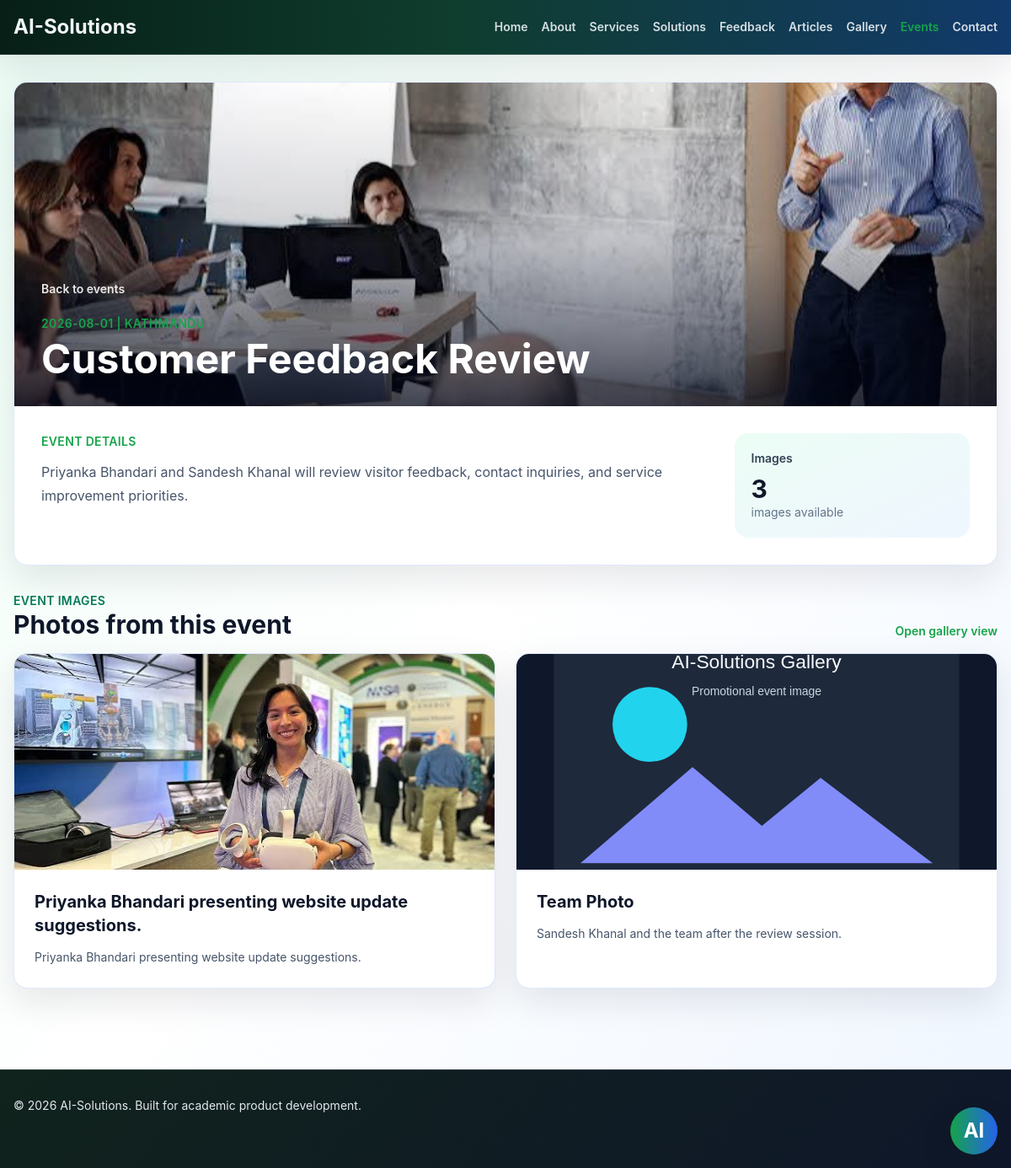
Screenshot of /events/2 with the database file from the repository.
### models/__init__.py (models this page shows)
class Event(db.Model):
    __tablename__ = "events"
    id = db.Column(db.Integer, primary_key=True)
    name = db.Column(db.String(180), nullable=False)
    location = db.Column(db.String(200), nullable=False)
    date = db.Column(db.String(80), nullable=False)
    details = db.Column(db.Text, nullable=True)
    image_filename = db.Column(db.String(200), nullable=True)
    created_at = db.Column(db.DateTime, default=lambda: datetime.now(UTC))
    gallery_items = db.relationship(
        "GalleryItem",
        back_populates="event",
        cascade="all, delete-orphan",
        order_by="GalleryItem.created_at.desc()",
    )

class GalleryItem(db.Model):
    __tablename__ = "gallery"
    id = db.Column(db.Integer, primary_key=True)
    title = db.Column(db.String(140), nullable=False)
    filename = db.Column(db.String(200), nullable=False)
    caption = db.Column(db.String(220), nullable=True)
    event_id = db.Column(db.Integer, db.ForeignKey("events.id"), nullable=True)
    created_at = db.Column(db.DateTime, default=lambda: datetime.now(UTC))
    event = db.relationship("Event", back_populates="gallery_items")

### routes/public.py (the view)
@public_bp.route("/events/<int:event_id>")
def event_detail(event_id):
    event = db.get_or_404(Event, event_id)
    gallery_items = GalleryItem.query.filter_by(event_id=event.id).order_by(GalleryItem.created_at.desc()).all()
    return render_template("event_detail.html", event=event, gallery_items=gallery_items)

### templates/event_detail.html (shortened to what this page needs)
{% extends 'base.html' %}
{% block content %}
<div class="space-y-8">
    <section class="overflow-hidden rounded-3xl border border-slate-200 bg-white shadow-card">
        {% if event.image_filename %}
            <div class="relative h-80 overflow-hidden bg-slate-100 md:h-96">
                <img src="{{ uploaded_file_url(event.image_filename) }}" alt="{{ event.name }}" class="gallery-image h-full w-full object-cover" />
                <div class="absolute inset-0 bg-gradient-to-t from-slate-950/75 via-slate-950/20 to-transparent"></div>
                <div class="absolute bottom-0 left-0 right-0 p-6 md:p-8">
                    <a href="{{ url_for('public.events') }}" class="text-sm font-semibold text-white/90">Back to events</a>
                    <p class="mt-5 text-sm font-semibold uppercase tracking-wide text-emerald-200">{{ event.date }} | {{ event.location }}</p>
                    <h1 class="mt-2 max-w-4xl text-4xl font-bold text-white md:text-5xl">{{ event.name }}</h1>
                </div>
            </div>
        {% endif %}
        <div class="grid gap-6 p-8 lg:grid-cols-[1fr_0.35fr]">
            <div>
                <p class="text-sm font-semibold uppercase tracking-wide text-indigo-600">Event Details</p>
                {% if event.details %}
                    <p class="mt-3 text-base leading-7 text-slate-600">{{ event.details }}</p>
                {% else %}
                    <p class="mt-3 text-base leading-7 text-slate-600">More details for this event will be added soon.</p>
                {% endif %}
            </div>
            <div class="rounded-3xl bg-gradient-to-br from-emerald-50 to-blue-50 p-5">
                <p class="text-sm font-semibold text-slate-700">Images</p>
                <p class="mt-2 text-3xl font-bold text-slate-900">{{ gallery_items|length + (1 if event.image_filename else 0) }}</p>
                <p class="text-sm text-slate-500">image{% if gallery_items|length + (1 if event.image_filename else 0) != 1 %}s{% endif %} available</p>
            </div>
        </div>
    </section>
    {% if gallery_items %}
        <section class="space-y-4">
            <div class="flex flex-col gap-2 sm:flex-row sm:items-end sm:justify-between">
                <div>
                    <p class="text-sm font-semibold uppercase tracking-wide text-emerald-700">Event Images</p>
                    <h2 class="text-3xl font-bold text-slate-900">Photos from this event</h2>
                </div>
                <a href="{{ url_for('public.event_gallery', event_id=event.id) }}" class="text-sm font-semibold text-indigo-600">Open gallery view</a>
            </div>
            <div class="grid gap-6 sm:grid-cols-2 xl:grid-cols-3">
                {% for item in gallery_items %}
                    <article class="group overflow-hidden rounded-3xl border border-slate-200 bg-white shadow-card">
                        <div class="relative h-64 overflow-hidden bg-slate-100">
                            <img src="{{ uploaded_file_url(item.filename) }}" alt="{{ item.title }}" class="gallery-image h-full w-full object-cover transition duration-300 group-hover:scale-105" />
                        </div>
                        <div class="space-y-3 p-6">
                            <h3 class="text-xl font-bold text-slate-900">{{ item.title }}</h3>
                            {% if item.caption %}
                                <p class="text-sm leading-6 text-slate-600">{{ item.caption }}</p>
                            {% endif %}
                        </div>
                    </article>
                {% endfor %}
            </div>
        </section>
    {% elif not event.image_filename %}
        <div class="rounded-3xl border border-dashed border-blue-200 bg-white p-10 text-center shadow-sm">
            <h2 class="text-2xl font-bold text-slate-900">No images added yet</h2>
            <p class="mt-3 text-slate-600">Images uploaded for this event will appear here.</p>
        </div>
    {% endif %}
</div>
{% endblock %}

### static/css/styles.css (style rules this page uses)
:root { --brand-green: #16a34a; --brand-green-dark: #166534; --brand-blue: #2563eb; --brand-ink: #0f172a; --brand-muted: #475569; --brand-line: #dbeafe; --brand-soft: #f4fbf8; --brand-card: #ffffff; }
body { min-height: 100vh; margin: 0; font-family: Inter, ui-sans-serif, system-ui, -apple-system, BlinkMacSystemFont, "Segoe UI", sans-serif; background: radial-gradient(circle at top left, rgba(34, 197, 94, 0.16), transparent 28%), radial-gradient(circle at bottom right, rgba(37, 99, 235, 0.14), transparent 26%), linear-gradient(135deg, #f8fffb 0%, #eef7ff 48%, #f8fafc 100%); color: var(--brand-ink); }
a, button { transition: background-color 180ms ease, border-color 180ms ease, color 180ms ease, box-shadow 180ms ease, transform 180ms ease; }
img { background: #e2e8f0; }
td, th, p, dd, h1, h2, h3 { overflow-wrap: anywhere; }
.bg-white { background-color: var(--brand-card) !important; color: var(--brand-ink) !important; }
.border-slate-200, .border-slate-300, .border-emerald-700\/20 { border-color: rgba(37, 99, 235, 0.14) !important; }
.text-slate-900 { color: var(--brand-ink) !important; }
.text-slate-700 { color: #334155 !important; }
.text-slate-600 { color: var(--brand-muted) !important; }
.text-slate-500 { color: #64748b !important; }
.text-indigo-600, .text-emerald-300, .text-emerald-200 { color: var(--brand-green) !important; }
.shadow-sm, .shadow-card { box-shadow: 0 16px 42px rgba(15, 23, 42, 0.10) !important; }
.rounded-2xl, .rounded-3xl { border-radius: 1rem !important; }

### rows the page displays
Event: image_filename (picture), date "2026-08-01", location "KATHMANDU", name "Customer Feedback Review", details "Priyanka Bhandari and Sandesh Khanal will review visitor feedback, contact inquiries, and service improvement priorities."
GalleryItem: filename (picture), title "Priyanka Bhandari presenting website update suggestions.", caption "Priyanka Bhandari presenting website update suggestions."
GalleryItem: title "Team Photo", caption "Sandesh Khanal and the team after the review session."

### other values shown
{{ gallery_items|length + (1 if event.image_filename else 0) }} "3"
